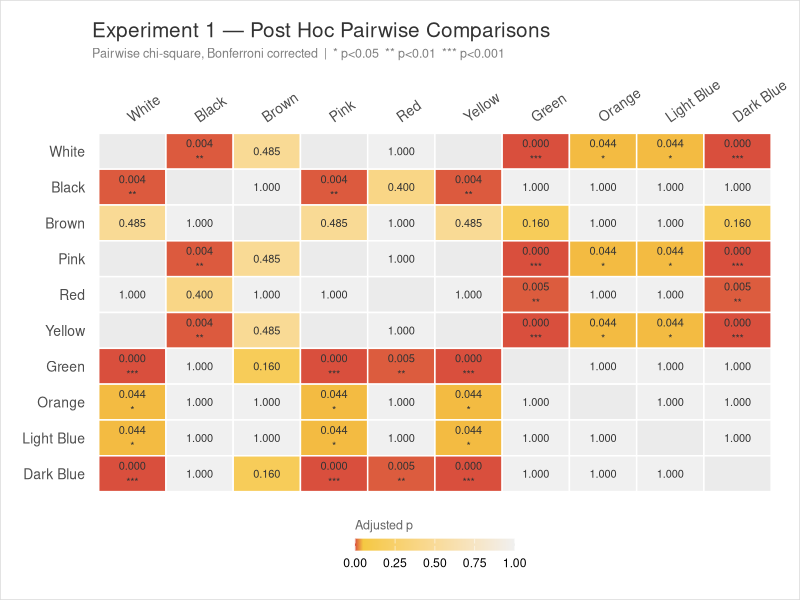
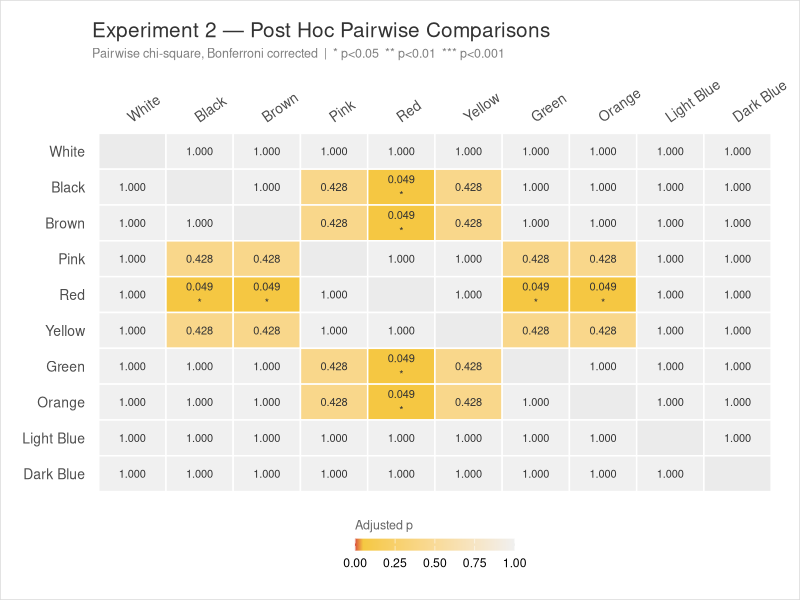
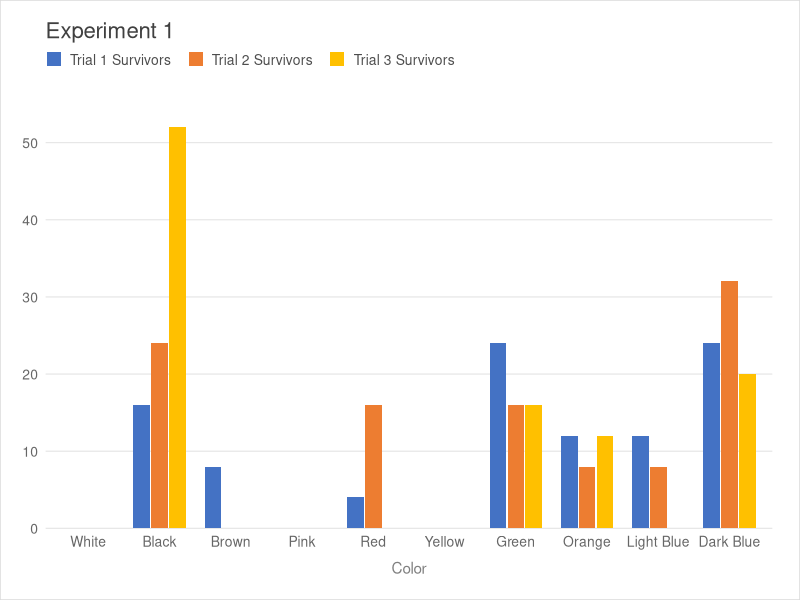
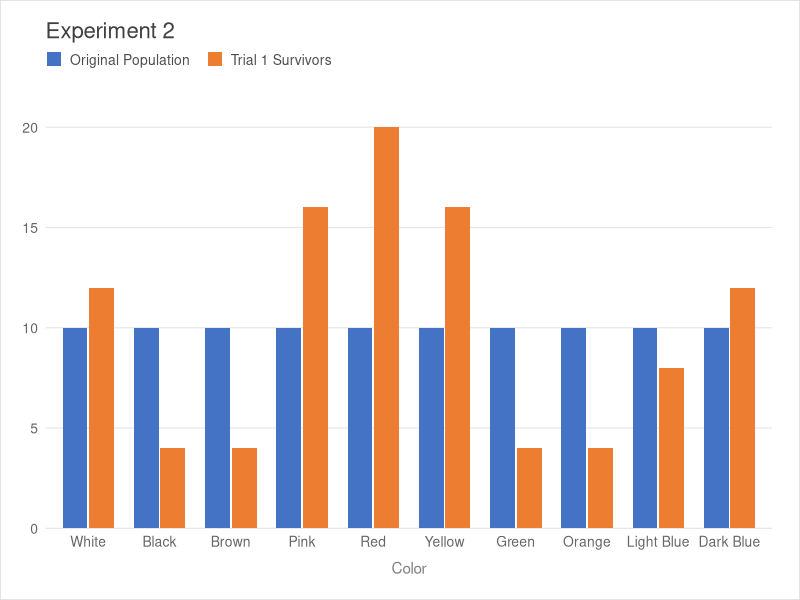

Write the R code that produced these figures, in order.
# install.packages(c("ggplot2", "tidyr", "dplyr"))

library(ggplot2)
library(tidyr)
library(dplyr)

colors_vec <- c("White","Black","Brown","Pink","Red","Yellow",
                "Green","Orange","Light Blue","Dark Blue")

exp1_survivors <- c(0,16,8,0,4,0,24,12,12,24)
exp2_survivors <- c(12,4,4,16,20,16,4,4,8,12)

# ── Overall chi-square tests ──────────────────
p1_overall <- chisq.test(exp1_survivors)$p.value
p2_overall <- chisq.test(exp2_survivors)$p.value

cat(sprintf("Experiment 1 p-value: %.4f\n", p1_overall))
cat(sprintf("Experiment 2 p-value: %.4f\n\n", p2_overall))

# ── Post hoc console output ───────────────────
posthoc_print <- function(counts, colors, exp_label) {
  n     <- length(counts)
  pairs <- combn(n, 2)
  raw_p <- apply(pairs, 2, function(idx) {
    mat <- matrix(c(counts[idx[1]], counts[idx[2]],
                    sum(counts) - counts[idx[1]],
                    sum(counts) - counts[idx[2]]), nrow = 2)
    suppressWarnings(chisq.test(mat)$p.value)
  })
  adj_p <- p.adjust(raw_p, method = "bonferroni")

  cat(paste0("--- ", exp_label, " Post Hoc (Bonferroni corrected) ---\n"))
  cat(sprintf("%-14s %-14s %10s %10s %s\n", "Color A", "Color B", "raw p", "adj p", "sig"))
  cat(strrep("-", 58), "\n")
  for (i in seq_along(raw_p)) {
    sig <- ifelse(adj_p[i] < 0.001, "***",
           ifelse(adj_p[i] < 0.01,  "**",
           ifelse(adj_p[i] < 0.05,  "*", "")))
    cat(sprintf("%-14s %-14s %10.4f %10.4f %s\n",
                colors[pairs[1,i]], colors[pairs[2,i]],
                raw_p[i], adj_p[i], sig))
  }
  cat("\nSignificance: *** p<0.001  ** p<0.01  * p<0.05\n\n")
}

posthoc_print(exp1_survivors, colors_vec, "Experiment 1")
posthoc_print(exp2_survivors, colors_vec, "Experiment 2")

# ── Post hoc heatmap ─────────────────────────
posthoc_heatmap <- function(counts, colors, title_label, filename) {
  n     <- length(counts)
  pairs <- combn(n, 2)
  raw_p <- apply(pairs, 2, function(idx) {
    mat <- matrix(c(counts[idx[1]], counts[idx[2]],
                    sum(counts) - counts[idx[1]],
                    sum(counts) - counts[idx[2]]), nrow = 2)
    suppressWarnings(chisq.test(mat)$p.value)
  })
  adj_p <- p.adjust(raw_p, method = "bonferroni")

  mat_p <- matrix(NA, n, n, dimnames = list(colors, colors))
  for (i in seq_along(adj_p)) {
    mat_p[pairs[1,i], pairs[2,i]] <- adj_p[i]
    mat_p[pairs[2,i], pairs[1,i]] <- adj_p[i]
  }

  df <- as.data.frame(as.table(mat_p))
  colnames(df) <- c("ColorA", "ColorB", "adj_p")
  df$ColorA <- factor(df$ColorA, levels = colors)
  df$ColorB <- factor(df$ColorB, levels = rev(colors))
  df$sig    <- ifelse(is.na(df$adj_p), "",
               ifelse(df$adj_p < 0.001, "***",
               ifelse(df$adj_p < 0.01,  "**",
               ifelse(df$adj_p < 0.05,  "*", "ns"))))
  df$label  <- ifelse(is.na(df$adj_p), "",
               ifelse(df$adj_p < 0.05,
                      paste0(sprintf("%.3f", df$adj_p), "\n", df$sig),
                      sprintf("%.3f", df$adj_p)))

  ph <- ggplot(df, aes(x = ColorA, y = ColorB, fill = adj_p)) +
    geom_tile(color = "white", linewidth = 0.5) +
    geom_text(aes(label = label), size = 2.8, color = "grey20", lineheight = 1.2) +
    scale_fill_gradientn(
      colours  = c("#D94F3D", "#F5C842", "#f0f0f0"),
      values   = c(0, 0.05, 1),
      limits   = c(0, 1),
      na.value = "grey92",
      name     = "Adjusted p",
      guide    = guide_colorbar(barwidth = 8, barheight = 0.6, title.position = "top")
    ) +
    scale_x_discrete(position = "top") +
    labs(
      title    = title_label,
      subtitle = "Pairwise chi-square, Bonferroni corrected  |  * p<0.05  ** p<0.01  *** p<0.001",
      x = NULL, y = NULL
    ) +
    theme_minimal(base_size = 11) +
    theme(
      plot.background  = element_rect(fill = "white", color = "grey85", linewidth = 0.5),
      panel.background = element_rect(fill = "white", color = NA),
      panel.grid       = element_blank(),
      axis.text.x      = element_text(angle = 35, hjust = 0, color = "grey30", size = 10),
      axis.text.y      = element_text(color = "grey30", size = 10),
      plot.title       = element_text(size = 15, color = "grey20", margin = margin(b = 4)),
      plot.subtitle    = element_text(size = 9,  color = "grey50", margin = margin(b = 10)),
      legend.position  = "bottom",
      legend.title     = element_text(size = 9, color = "grey40"),
      plot.margin      = margin(16, 16, 16, 16)
    )

  ggsave(filename, plot = ph, width = 8, height = 7.5, dpi = 300, bg = "white")
  message(paste("Saved:", filename))
}

posthoc_heatmap(exp1_survivors, colors_vec,
                "Experiment 1 — Post Hoc Pairwise Comparisons",
                "posthoc_exp1.png")

posthoc_heatmap(exp2_survivors, colors_vec,
                "Experiment 2 — Post Hoc Pairwise Comparisons",
                "posthoc_exp2.png")

# ── Bar charts ────────────────────────────────
trial_colors <- c("Trial 1 Survivors" = "#4472C4",
                  "Trial 2 Survivors" = "#ED7D31",
                  "Trial 3 Survivors" = "#FFC000")

exp2_colors  <- c("Original Population" = "#4472C4",
                  "Trial 1 Survivors"   = "#ED7D31")

theme_clean <- function() {
  theme_minimal(base_size = 12) +
    theme(
      plot.background    = element_rect(fill = "white", color = "grey85", linewidth = 0.5),
      panel.background   = element_rect(fill = "white", color = NA),
      panel.grid.major.x = element_blank(),
      panel.grid.major.y = element_line(color = "grey90", linewidth = 0.4),
      panel.grid.minor   = element_blank(),
      axis.ticks         = element_blank(),
      axis.title.x       = element_text(color = "grey50", size = 11, margin = margin(t = 8)),
      axis.title.y       = element_blank(),
      axis.text          = element_text(color = "grey40", size = 10),
      legend.position      = "top",
      legend.justification = "left",
      legend.title         = element_blank(),
      legend.text          = element_text(size = 10, color = "grey30"),
      legend.key.size      = unit(0.8, "lines"),
      legend.key.spacing.x = unit(12, "pt"),
      legend.margin        = margin(b = 8),
      plot.title           = element_text(size = 16, color = "grey25", margin = margin(b = 6)),
      plot.margin          = margin(16, 20, 16, 16)
    )
}

exp1_long <- data.frame(
  Color = factor(rep(colors_vec, 3), levels = colors_vec),
  Trial = factor(rep(c("Trial 1 Survivors","Trial 2 Survivors","Trial 3 Survivors"), each = 10),
                 levels = names(trial_colors)),
  Survivors = c(0,16,8,0,4,0,24,12,12,24,
                0,24,0,0,16,0,16,8,8,32,
                0,52,0,0,0,0,16,12,0,20)
)

p1 <- ggplot(exp1_long, aes(x = Color, y = Survivors, fill = Trial)) +
  geom_col(position = position_dodge(width = 0.75), width = 0.7) +
  scale_fill_manual(values = trial_colors) +
  scale_y_continuous(expand = expansion(mult = c(0, 0.08))) +
  labs(title = "Experiment 1", x = "Color") +
  guides(fill = guide_legend(nrow = 1)) +
  theme_clean()

ggsave("experiment1.png", plot = p1, width = 10, height = 5, dpi = 300, bg = "white")
message("Saved: experiment1.png")

exp2_long <- data.frame(
  Color = factor(rep(colors_vec, 2), levels = colors_vec),
  Stage = factor(rep(c("Original Population","Trial 1 Survivors"), each = 10),
                 levels = names(exp2_colors)),
  Count = c(rep(10, 10), 12,4,4,16,20,16,4,4,8,12)
)

p2 <- ggplot(exp2_long, aes(x = Color, y = Count, fill = Stage)) +
  geom_col(position = position_dodge(width = 0.75), width = 0.7) +
  scale_fill_manual(values = exp2_colors) +
  scale_y_continuous(expand = expansion(mult = c(0, 0.08))) +
  labs(title = "Experiment 2", x = "Color") +
  guides(fill = guide_legend(nrow = 1)) +
  theme_clean()

ggsave("experiment2.png", plot = p2, width = 10, height = 5, dpi = 300, bg = "white")
message("Saved: experiment2.png")
